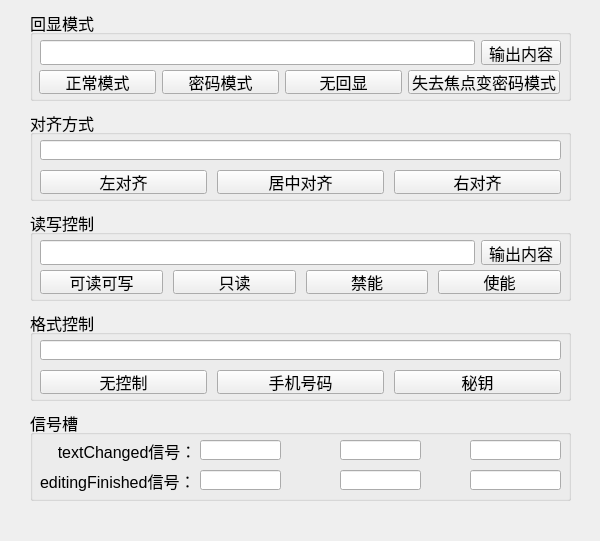
<?xml version="1.0" encoding="UTF-8"?>
<ui version="4.0">
 <class>Widget</class>
 <widget class="QWidget" name="Widget">
  <property name="geometry">
   <rect>
    <x>0</x>
    <y>0</y>
    <width>600</width>
    <height>541</height>
   </rect>
  </property>
  <property name="font">
   <font>
    <pointsize>12</pointsize>
   </font>
  </property>
  <property name="windowTitle">
   <string>Widget</string>
  </property>
  <widget class="QGroupBox" name="groupBox">
   <property name="geometry">
    <rect>
     <x>30</x>
     <y>10</y>
     <width>541</width>
     <height>91</height>
    </rect>
   </property>
   <property name="title">
    <string>回显模式</string>
   </property>
   <widget class="QWidget" name="">
    <property name="geometry">
     <rect>
      <x>9</x>
      <y>60</y>
      <width>521</width>
      <height>24</height>
     </rect>
    </property>
    <layout class="QHBoxLayout" name="horizontalLayout">
     <item>
      <widget class="QPushButton" name="btnEchoNormal">
       <property name="text">
        <string>正常模式</string>
       </property>
      </widget>
     </item>
     <item>
      <widget class="QPushButton" name="btnEchoPassword">
       <property name="text">
        <string>密码模式</string>
       </property>
      </widget>
     </item>
     <item>
      <widget class="QPushButton" name="btnEchoNoEcho">
       <property name="text">
        <string>无回显</string>
       </property>
      </widget>
     </item>
     <item>
      <widget class="QPushButton" name="btnEchoPasswordEchoOnEdit">
       <property name="text">
        <string>失去焦点变密码模式</string>
       </property>
      </widget>
     </item>
    </layout>
   </widget>
   <widget class="QWidget" name="">
    <property name="geometry">
     <rect>
      <x>10</x>
      <y>30</y>
      <width>521</width>
      <height>25</height>
     </rect>
    </property>
    <layout class="QHBoxLayout" name="horizontalLayout_2">
     <item>
      <widget class="QLineEdit" name="leEcho"/>
     </item>
     <item>
      <widget class="QPushButton" name="btnEchoPrint">
       <property name="text">
        <string>输出内容</string>
       </property>
      </widget>
     </item>
    </layout>
   </widget>
  </widget>
  <widget class="QGroupBox" name="groupBox_2">
   <property name="geometry">
    <rect>
     <x>30</x>
     <y>110</y>
     <width>541</width>
     <height>91</height>
    </rect>
   </property>
   <property name="title">
    <string>对齐方式</string>
   </property>
   <widget class="QLineEdit" name="leAlignment">
    <property name="geometry">
     <rect>
      <x>10</x>
      <y>30</y>
      <width>521</width>
      <height>20</height>
     </rect>
    </property>
   </widget>
   <widget class="QWidget" name="">
    <property name="geometry">
     <rect>
      <x>10</x>
      <y>60</y>
      <width>521</width>
      <height>24</height>
     </rect>
    </property>
    <layout class="QHBoxLayout" name="horizontalLayout_3">
     <property name="spacing">
      <number>10</number>
     </property>
     <item>
      <widget class="QPushButton" name="btnAlignLeft">
       <property name="text">
        <string>左对齐</string>
       </property>
      </widget>
     </item>
     <item>
      <widget class="QPushButton" name="btnAlignCenter">
       <property name="text">
        <string>居中对齐</string>
       </property>
      </widget>
     </item>
     <item>
      <widget class="QPushButton" name="btnAlignRight">
       <property name="text">
        <string>右对齐</string>
       </property>
      </widget>
     </item>
    </layout>
   </widget>
  </widget>
  <widget class="QGroupBox" name="groupBox_3">
   <property name="geometry">
    <rect>
     <x>30</x>
     <y>210</y>
     <width>541</width>
     <height>91</height>
    </rect>
   </property>
   <property name="title">
    <string>读写控制</string>
   </property>
   <widget class="QWidget" name="">
    <property name="geometry">
     <rect>
      <x>10</x>
      <y>60</y>
      <width>521</width>
      <height>24</height>
     </rect>
    </property>
    <layout class="QHBoxLayout" name="horizontalLayout_4">
     <property name="spacing">
      <number>10</number>
     </property>
     <item>
      <widget class="QPushButton" name="btnAccessReadWrite">
       <property name="text">
        <string>可读可写</string>
       </property>
      </widget>
     </item>
     <item>
      <widget class="QPushButton" name="btnAccessReadOnly">
       <property name="text">
        <string>只读</string>
       </property>
      </widget>
     </item>
     <item>
      <widget class="QPushButton" name="btnAccessDisabled">
       <property name="text">
        <string>禁能</string>
       </property>
      </widget>
     </item>
     <item>
      <widget class="QPushButton" name="btnAccessEnabled">
       <property name="text">
        <string>使能</string>
       </property>
      </widget>
     </item>
    </layout>
   </widget>
   <widget class="QWidget" name="">
    <property name="geometry">
     <rect>
      <x>10</x>
      <y>30</y>
      <width>521</width>
      <height>25</height>
     </rect>
    </property>
    <layout class="QHBoxLayout" name="horizontalLayout_5">
     <item>
      <widget class="QLineEdit" name="leAccess"/>
     </item>
     <item>
      <widget class="QPushButton" name="btnAccessPrint">
       <property name="text">
        <string>输出内容</string>
       </property>
      </widget>
     </item>
    </layout>
   </widget>
  </widget>
  <widget class="QGroupBox" name="groupBox_4">
   <property name="geometry">
    <rect>
     <x>30</x>
     <y>310</y>
     <width>541</width>
     <height>91</height>
    </rect>
   </property>
   <property name="title">
    <string>格式控制</string>
   </property>
   <widget class="QLineEdit" name="leMask">
    <property name="geometry">
     <rect>
      <x>10</x>
      <y>30</y>
      <width>521</width>
      <height>20</height>
     </rect>
    </property>
   </widget>
   <widget class="QWidget" name="layoutWidget">
    <property name="geometry">
     <rect>
      <x>10</x>
      <y>60</y>
      <width>521</width>
      <height>24</height>
     </rect>
    </property>
    <layout class="QHBoxLayout" name="horizontalLayout_6">
     <property name="spacing">
      <number>10</number>
     </property>
     <item>
      <widget class="QPushButton" name="btnMaskNone">
       <property name="text">
        <string>无控制</string>
       </property>
      </widget>
     </item>
     <item>
      <widget class="QPushButton" name="btnMaskPhone">
       <property name="text">
        <string>手机号码</string>
       </property>
      </widget>
     </item>
     <item>
      <widget class="QPushButton" name="btnMaskLicense">
       <property name="text">
        <string>秘钥</string>
       </property>
      </widget>
     </item>
    </layout>
   </widget>
  </widget>
  <widget class="QGroupBox" name="groupBox_5">
   <property name="geometry">
    <rect>
     <x>30</x>
     <y>410</y>
     <width>541</width>
     <height>91</height>
    </rect>
   </property>
   <property name="title">
    <string>信号槽</string>
   </property>
   <widget class="QLabel" name="label">
    <property name="geometry">
     <rect>
      <x>10</x>
      <y>30</y>
      <width>155</width>
      <height>21</height>
     </rect>
    </property>
    <property name="text">
     <string>    textChanged信号：</string>
    </property>
   </widget>
   <widget class="QLabel" name="label_2">
    <property name="geometry">
     <rect>
      <x>10</x>
      <y>60</y>
      <width>155</width>
      <height>21</height>
     </rect>
    </property>
    <property name="text">
     <string>editingFinished信号：</string>
    </property>
   </widget>
   <widget class="QLineEdit" name="leAdd1">
    <property name="geometry">
     <rect>
      <x>170</x>
      <y>30</y>
      <width>81</width>
      <height>20</height>
     </rect>
    </property>
   </widget>
   <widget class="QLineEdit" name="leAdd2">
    <property name="geometry">
     <rect>
      <x>310</x>
      <y>30</y>
      <width>81</width>
      <height>20</height>
     </rect>
    </property>
   </widget>
   <widget class="QLineEdit" name="leAddResult">
    <property name="geometry">
     <rect>
      <x>440</x>
      <y>30</y>
      <width>91</width>
      <height>20</height>
     </rect>
    </property>
   </widget>
   <widget class="QLineEdit" name="leSub1">
    <property name="geometry">
     <rect>
      <x>170</x>
      <y>60</y>
      <width>81</width>
      <height>20</height>
     </rect>
    </property>
   </widget>
   <widget class="QLineEdit" name="leSub2">
    <property name="geometry">
     <rect>
      <x>310</x>
      <y>60</y>
      <width>81</width>
      <height>20</height>
     </rect>
    </property>
   </widget>
   <widget class="QLineEdit" name="leSubResult">
    <property name="geometry">
     <rect>
      <x>440</x>
      <y>60</y>
      <width>91</width>
      <height>20</height>
     </rect>
    </property>
   </widget>
  </widget>
 </widget>
 <resources/>
 <connections/>
</ui>
